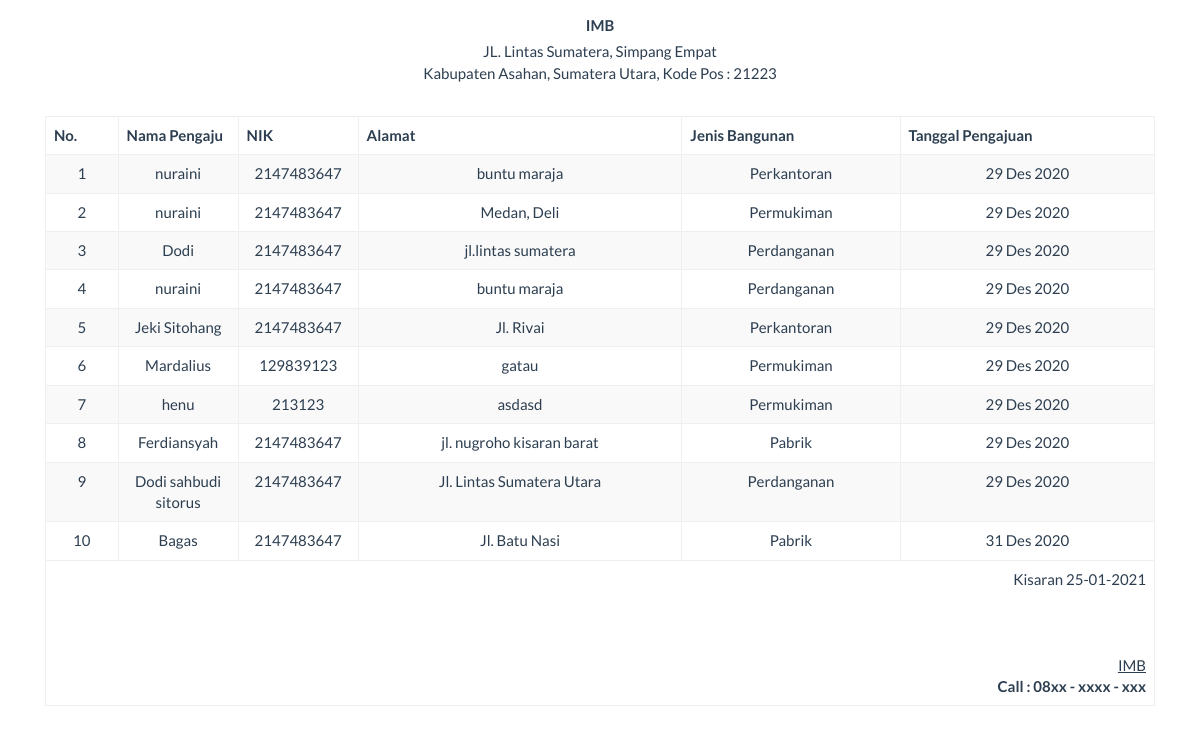
The app's page /report/laporan_semua.php, older data.
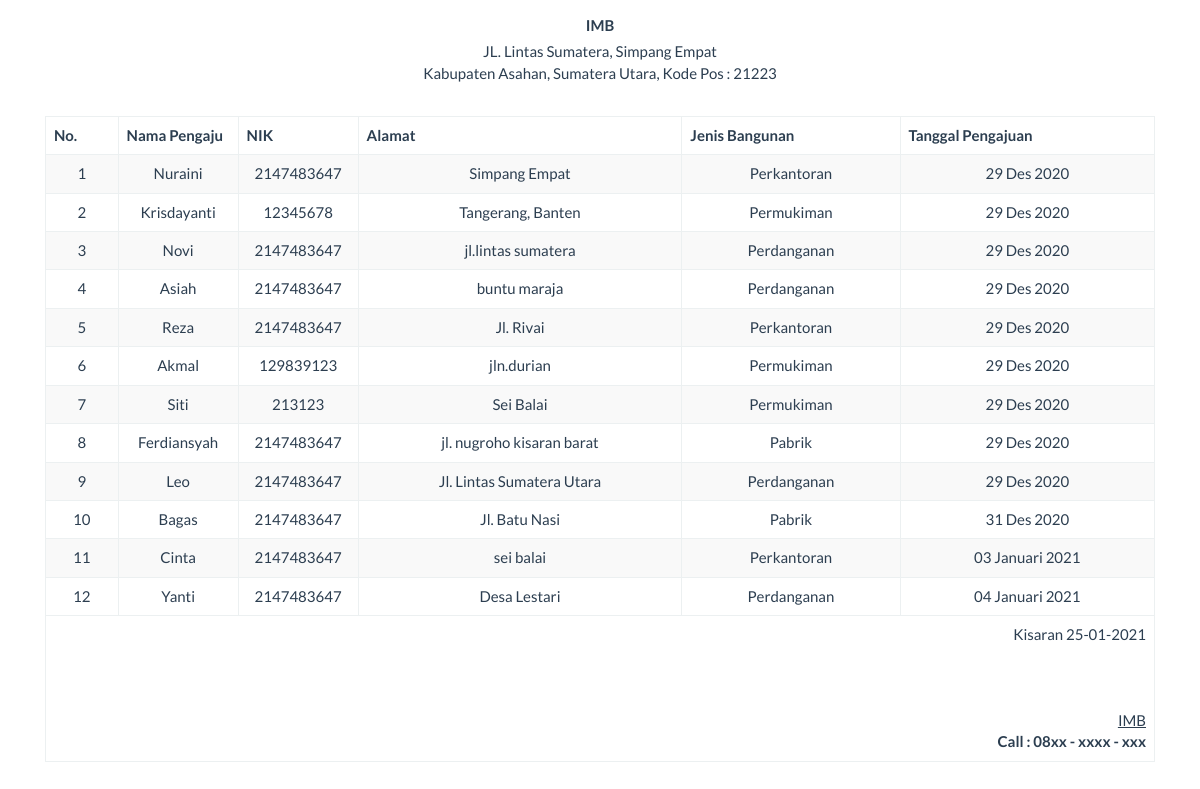
The same page, newer data.
### tables this page shows
CREATE TABLE `tbl_permohonan` (
  `id_permohonan` int(11) NOT NULL,
  `id_jenis_bangunan` int(11) NOT NULL,
  `nama_pemohon` varchar(20) NOT NULL,
  `nik` int(20) NOT NULL,
  `alamat` varchar(30) NOT NULL,
  `tanggal_pengajuan` date NOT NULL
);

CREATE TABLE `tbl_jenis` (
  `id_jenis_bangunan` int(11) NOT NULL,
  `nama_jenis_bangunan` varchar(255) NOT NULL,
  `pajak_bangunan` int(11) NOT NULL
);

### report/laporan_semua.php (the view, shortened to what this page needs)
<!DOCTYPE html>
<html>
<head>
    <link href="../Assets/css/bootstrap.min.css" rel="stylesheet" type="text/css" />
</head>
<body onload="print()">
    <?php
        include '../config/koneksi.php';
        ?>
    <div class="container">
        <div class='row'>
            <div class="col-sm-12">
                <div class="text-center">
                    <div class="panel-body">
                        <table id="dtskripsi" class="table table-bordered table-striped table-hover">
                            <thead>
                                <label class="col-sm-12 control-label">
                                    <center><strong>IMB</strong></center>
                                </label>
                                <p align="center">
                                     JL. Lintas Sumatera, Simpang Empat<br>
                              Kabupaten Asahan, Sumatera Utara, Kode Pos : 21223
                                </p>
                            </thead>
                        </table>
                        <table id="dtskripsi" class="table table-bordered table-striped table-hover">
                            <thead>
                                <tr>
                                    <th>No.</th>
                                <th width="120px">Nama Pengaju</th>
                                <th width="120px">NIK</th>
                                <th>Alamat</th>
                                <th>Jenis Bangunan</th>
                                <th>Tanggal Pengajuan</th>
                                </tr>
                            </thead>
                            <tbody>
                                <?php
                            $sql = 'SELECT * FROM tbl_permohonan inner join tbl_jenis on tbl_permohonan.id_jenis_bangunan=tbl_jenis.id_jenis_bangunan';
                            $query = mysqli_query($koneksi, $sql) or die('SQL Anda Salah');
                            $nomor = 0;
                            while ($data = mysqli_fetch_array($query)) {
                                ++$nomor;
                                ?>
                                <tr>
                                    <td><?= $nomor; ?></td>
                                    <td><?= $data['nama_pemohon']; ?></td>
                                    <td><?= $data['nik']; ?></td>
                                    <td><?= $data['alamat']; ?></td>
                                    <td><?= $data['nama_jenis_bangunan']; ?></td>
                                    <td><?= tanggal_indo($data['tanggal_pengajuan']); ?></td>
                                </tr>
                                <?php
                            } ?>
                            </tbody>
                            <tfoot>
                                <tr>
                                    <td colspan="8" class="text-right">
                                        Kisaran <?= date('d-m-Y'); ?>
                                        <br><br><br><br>
                                        <u>IMB<strong></u><br>
                                     Call : 08xx - xxxx - xxx
                                    </td>
                                </tr>
                            </tfoot>
                        </table>
                    </div>
                </div>
            </div>
            <?php
function tanggal_indo($tanggal, $cetak_hari = false)
{
    $bulan = [1 => 'Januari',
                'Feb',
                'Mar',
                'Apr',
                'Mei',
                'Juni',
                'Juli',
                'Agust',
                'Sept',
                'Okt',
                'Nov',
                'Des',
            ];
    $split = explode('-', $tanggal);
    $tgl_indo = $split[2].' '.$bulan[(int) $split[1]].' '.$split[0];
    return $tgl_indo;
}?>
</body>
</html>

Row changes from the older to the newer data that the page shows:
changed tbl_permohonan: nama_pemohon "nuraini" → "Nuraini"; alamat "buntu maraja" → "Simpang Empat"
changed tbl_permohonan: nama_pemohon "nuraini" → "Krisdayanti"; nik "2147483647" → "12345678"; alamat "Medan, Deli" → "Tangerang, Banten"
changed tbl_permohonan "jl.lintas sumatera": nama_pemohon "Dodi" → "Novi"
changed tbl_permohonan "buntu maraja": nama_pemohon "nuraini" → "Asiah"
changed tbl_permohonan "Jl. Rivai": nama_pemohon "Jeki Sitohang" → "Reza"
changed tbl_permohonan: nama_pemohon "Mardalius" → "Akmal"; alamat "gatau" → "jln.durian"
changed tbl_permohonan: nama_pemohon "henu" → "Siti"; alamat "asdasd" → "Sei Balai"
changed tbl_permohonan "Jl. Lintas Sumatera Utara": nama_pemohon "Dodi sahbudi sitorus" → "Leo"
added tbl_permohonan: nama_pemohon "Cinta", nik "2147483647", alamat "sei balai", id_jenis_bangunan.nama_jenis_bangunan "Perkantoran", tanggal_pengajuan "03 Januari 2021"
added tbl_permohonan: nama_pemohon "Yanti", nik "2147483647", alamat "Desa Lestari", id_jenis_bangunan.nama_jenis_bangunan "Perdanganan", tanggal_pengajuan "04 Januari 2021"
